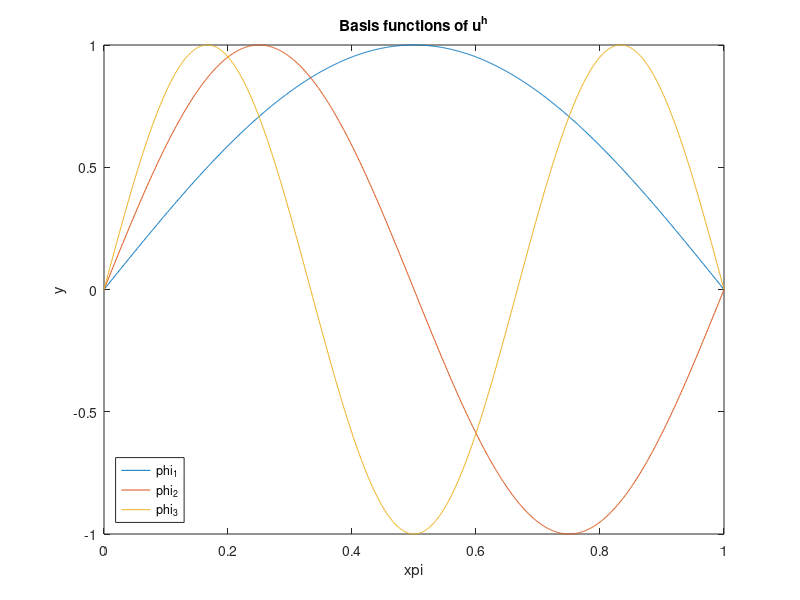
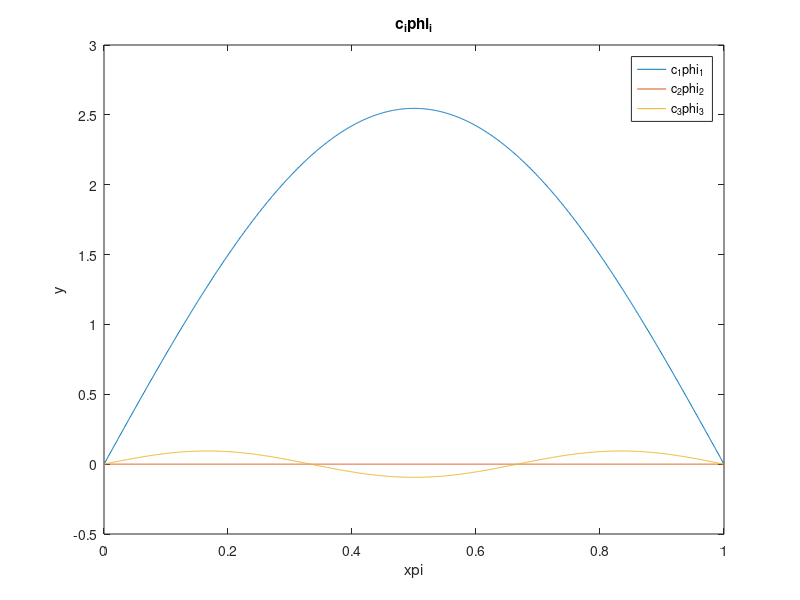
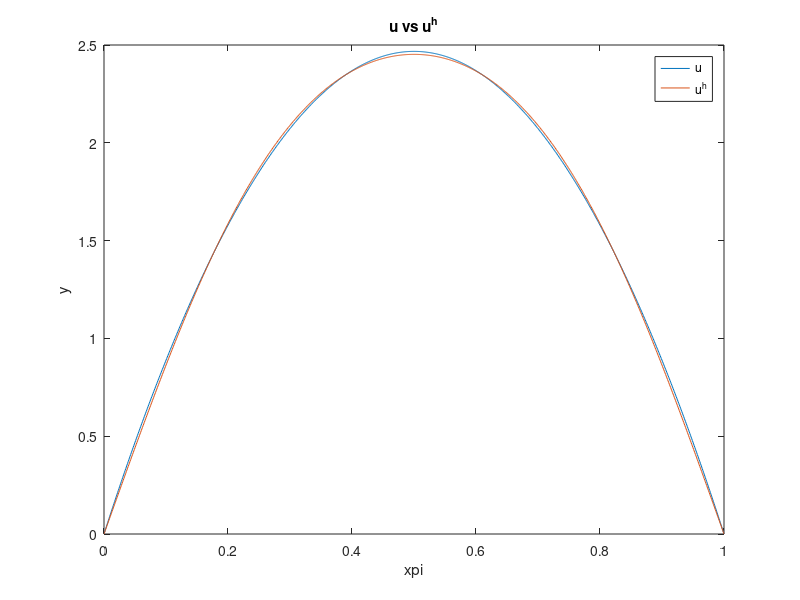

MATLAB code to generate these figures, in order:
x = linspace(0, pi, 1000);

phi1 = @(x) sin(x);
phi2 = @(x) sin(2*x);
phi3 = @(x) sin(3*x);
phi = [phi1(x) ; phi2(x) ; phi3(x)];

exact = @(x) x.*(pi-x);
approx = @(x, c1, c2, c3) phi1(x)*c1 + phi2(x)*c2 + phi3(x)*c3;

%% Plot the basis functions

c1 = 8/pi;
c2 = 0;
c3 = 8/(27*pi);

figure;
plot(x/pi, phi);
title("Basis functions of u^h");
legend("\phi_1", "\phi_2", "\phi_3", "Location", "southwest");
ylabel("y");
xlabel("x\pi");

figure;
plot(x/pi, [c1; c2; c3].*phi);
title("c_i\phi_i");
legend("c_1\phi_1", "c_2\phi_2", "c_3\phi_3");
ylabel("y");
xlabel("x\pi");


%% Compare the approximate $u^h$ to $u$

figure;
plot(x/pi, [exact(x); approx(x, c1, c2, c3)]);
title("u vs u^h");
legend("u", "u^h");
ylabel("y");
xlabel("x\pi");